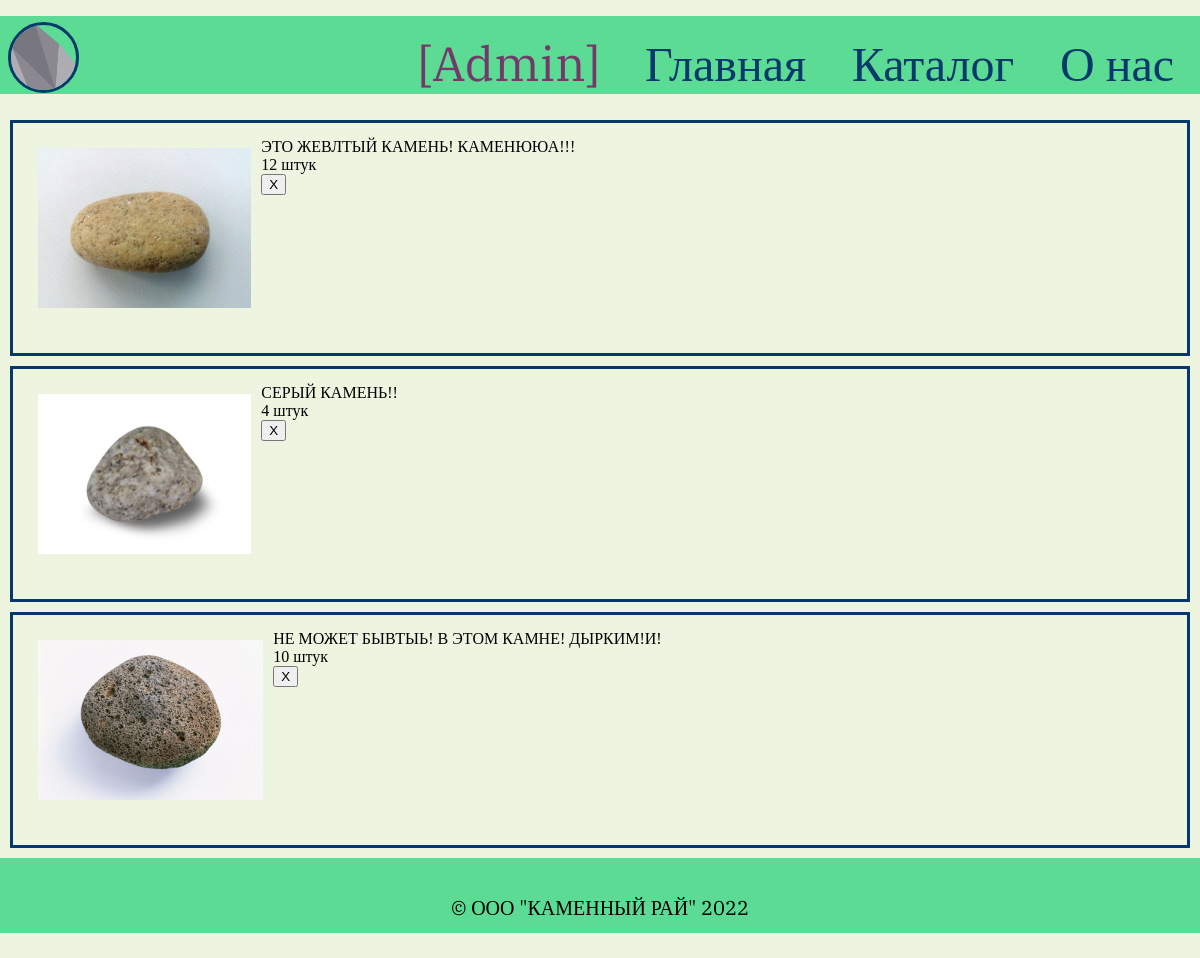
Page /cart (signed in) on the committed database.
### orm.py (models this page shows, shortened)
class Items(db.Model):
    id = db.Column(db.Integer, primary_key=True)
    name = db.Column(db.String(80), nullable=False)
    cost = db.Column(db.Integer)
    count = db.Column(db.Integer)
    image = db.Column(db.String(80))
    desc = db.Column(db.String(200))
    color = db.Column(db.String(80))
    mass = db.Column(db.String(80))
    taste = db.Column(db.String(80))
    cost_text = db.Column(db.String(80))
    categories = db.relationship('Categories', secondary=Item_Categories, backref=db.backref('Items', lazy=False))

class Cart_record(db.Model):
    id = db.Column(db.Integer, primary_key=True)
    user_id = db.Column(db.Integer, db.ForeignKey('users.id'), nullable=False)
    item_id = db.Column(db.Integer, db.ForeignKey('items.id'), nullable=False)
    count = db.Column(db.Integer)

### flaskpy.py (the view, shortened to what this page needs)
@app.route('/cart', methods=['GET', 'POST'])
def cart_page():
    cart = []
    for i in Users.query.filter_by(name=session['name']).one().cart:
        cart.append((Items.query.filter_by(id=i.item_id).one(), i))
    return render_template('cart.html', cart=cart)

### templates/cart.html (shortened to what this page needs)
{% extends "base.html" %}
{% block head %}
    {{ super() }}
        <link rel="stylesheet" type="text/css" href="{{ url_for('static', filename='css_cart.css') }}">
{% endblock %}
{% block content %}
    {% for item in cart %}
    <div class="cart_item">
        <img src="{{ url_for('static', filename='/pictures/' + item[0].image) }}"/>
        <div class="title">  {{item[0].name}} </div>
        <h>{{item[1].count}} штук</h>
        <form method="post">
            <input type="submit" class="btn-delete" name="delete" value="X" />
        </form>
    </div>
    {% endfor %}
{% endblock %}

### templates/base.html (shortened to what this page needs)
<!DOCTYPE html>
<html lang="ru">
<head>
    {% block head %}
    <link rel="stylesheet" href="{{ url_for('static', filename='css.css') }}" />
    {% endblock %}
</head>
<body>
    <ul class="header">
        {% block header %}
        <li> <a href="/">
            <img src="{{ url_for('static', filename='pictures/stone.png') }}"/>
            </a></li>
        <li>
        {% if not session['name'] %}
            <a href="/login" class="login header_text" >Войти</a>
        {% else %}
            <div class="dropdown">
                <a href="/profile" class="login header_text dropbtn" >[{{session['name']}}]</a>
            </div>
        {% endif %}
        </li>
        <li> <a class = "header_text" href="/">
                Главная
            </a> </li>
        <li> <a class = "header_text" href="/catalog">
                Каталог
            </a> </li>
        <li> <a class = "header_text" href="/about">
                О нас
            </a> </li>
        {% endblock %}
    </ul>
    <div id="content">{% block content %}{% endblock %}</div>
    <footer>
        {% block footer %}
        &copy; ООО "КАМЕННЫЙ РАЙ" 2022
        {% endblock %}
    </footer>
</body>
</html>

### static/css.css (style rules this page uses)
html { height: 100%; font-family: 'Arial Black'; }
body { margin:0; min-height: 100%; display: grid; grid-template-rows: auto 1fr auto; background-color: #EDF5E1; }
.header .header_text { transition: 0.2s; font-size: 48px; padding: 16px; display: inline-block; text-decoration: none; color: #05386B; padding-bottom: 0px; }
.header_text.login { color: #75386B; }
.header { position: relative; text-align: right; list-style-type: none; background-color: #5CDB95; font-family: 'IBM Plex Serif', serif; }
.header img { position: absolute; top: 8%; left: 8px; border: 3px #05386B solid; border-radius: 80px; width: 65px; }
.header li { display: inline-block; margin-right: 10px; }
footer { background-color: #5CDB95; height: 75px; font-size: 20px; line-height: 100px; text-align: center; font-family: 'IBM Plex Serif', serif; }
.dropbtn { color: white; padding: 16px; font-size: 16px; border: none; }
.dropdown { position: relative; display: inline-block; }

### static/css_cart.css (style rules this page uses)
.cart_item { height: 200px; border: #05386B solid 3px; padding: 15px; margin: 10px;; }
.cart_item img { float: left; height: 160px; margin: 10px; }

### rows in the picture
Items: image (picture), name "ЭТО ЖЕВЛТЫЙ КАМЕНЬ! КАМЕНЮЮА!!!", count "12"
Items: image (picture), name "СЕРЫЙ КАМЕНЬ!!", count "4"
Items: image (picture), name "НЕ МОЖЕТ БЫВТЫЬ! В ЭТОМ КАМНЕ! ДЫРКИМ!И!", count "10"

### other values in the picture
{{ session['name'] }} "Admin"
